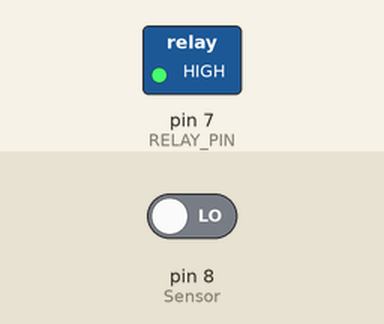
The sketch below on a simulated Arduino Uno, built with avr-gcc and run on an emulated ATmega328P. On the bench: switched loads named in the sketch (green lamp = pin HIGH). The test bench sets the inputs (shaded band); at power-on: pin 8 (Sensor) LOW.

Above: at 1.2 s.
1.3 s: pin 8 (Sensor) driven HIGH
At 2.1 s:
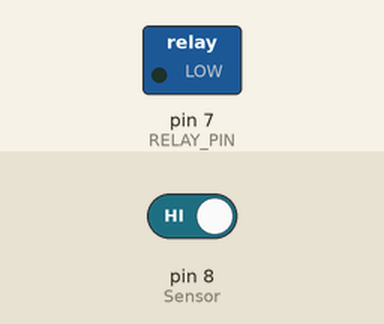
2.8 s: pin 8 (Sensor) driven LOW
At 3.3 s:
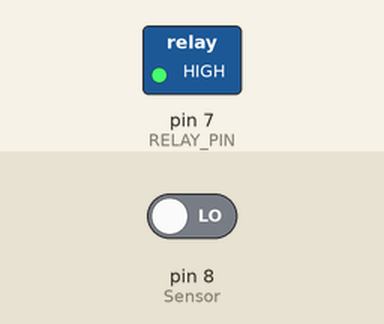
Timing chart, 0 to 5.8 s (numbered marks = the images above; inputs shaded):
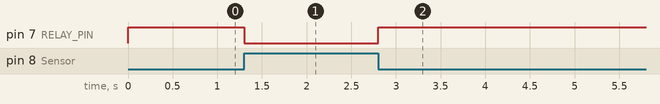

Measured:
- after the input at 1.3 s, pin 7 (RELAY_PIN): HIGH → LOW at once
- after the input at 2.8 s, pin 7 (RELAY_PIN): LOW → HIGH at once

The sketch:

SmartLightSystem.ino
```cpp
#define Sensor 8
#define RELAY_PIN 7

void setup() {
  pinMode(Sensor, INPUT);
  pinMode(RELAY_PIN, OUTPUT);
  digitalWrite(RELAY_PIN, HIGH);
}

void loop() {
  int status_sensor = digitalRead(Sensor);
  if (status_sensor == 1) {
    digitalWrite(RELAY_PIN, LOW);
  } else {
    digitalWrite(RELAY_PIN, HIGH);
  }
  delay(100);
}
```
